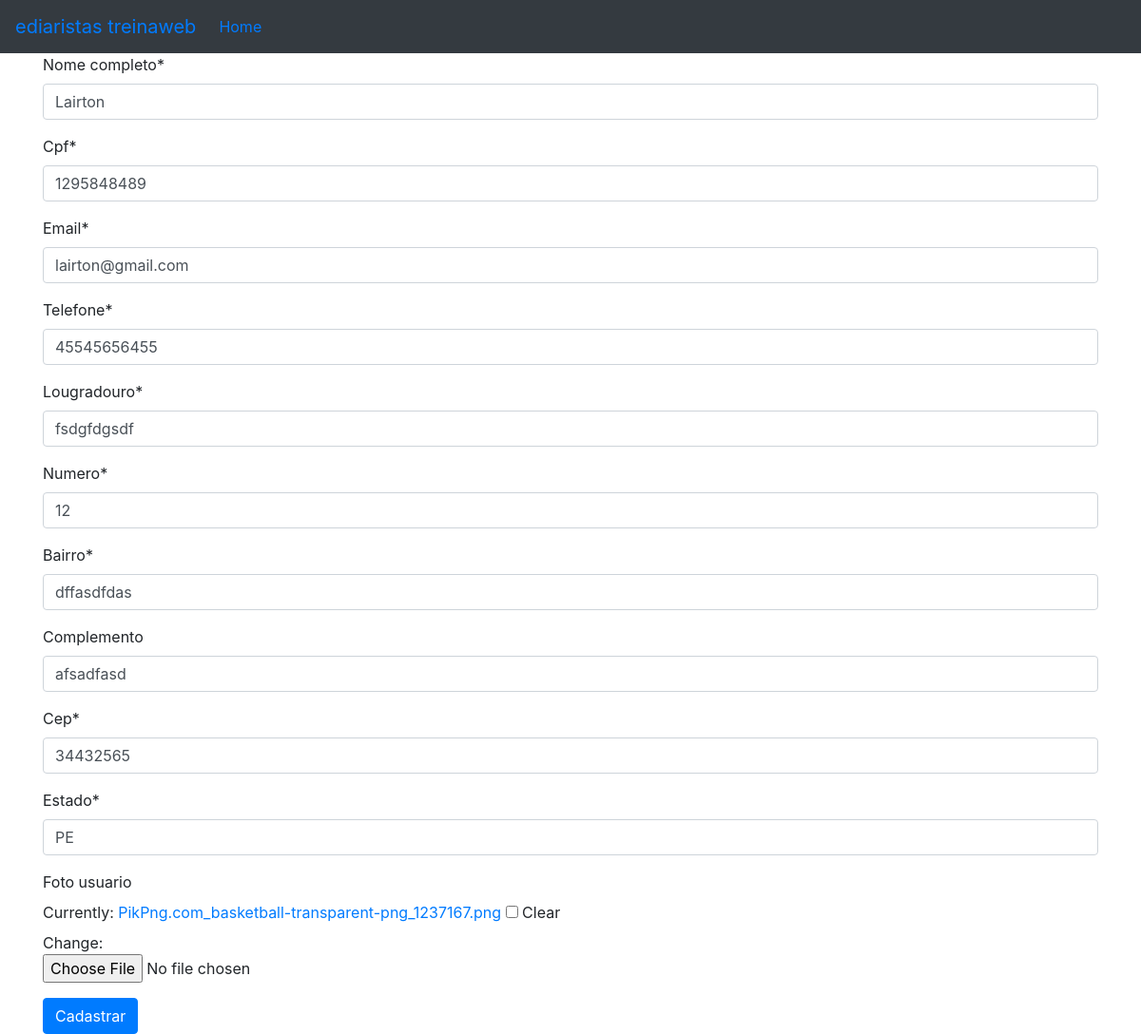
/web/editar_diarista/1, run on the app's committed database.
### web/models.py (models this page shows)
class Diarista(models.Model):
    nome_completo = models.CharField(max_length=100, null=False, blank=False)
    cpf = models.CharField(max_length=11, null=False, blank= False)
    email = models.EmailField(null=False, blank=False)
    telefone = models.CharField(max_length=11, null=False, blank=False)
    lougradouro = models.CharField(max_length=60, null=False, blank=False)
    numero = models.IntegerField(null=False, blank=False)
    bairro = models.CharField(max_length=30, null=False, blank=False)
    complemento = models.CharField(max_length=30, null=False, blank=True)
    cep = models.CharField(max_length=8, blank=False)
    estado = models.CharField(max_length=2, null=False, blank=False)
    codigo_ibge = models.IntegerField(null=False, blank=False)
    foto_usuario = models.ImageField(null=False, blank=True)
    objetos = models.Manager()

### web/views.py (the view)
# urls.py: path('editar_diarista/<int:diarista_id>', views.editar_diarista, name='editar_diarista'),
def editar_diarista(request, diarista_id):
    diarista = Diarista.objetos.get(id=diarista_id)
    if request.method == 'POST':
        form_diarista = diarista_form.DiaristaForm(request.POST or None, request.FILES, instance=diarista)
        if form_diarista.is_valid():
            form_diarista.save()
            return redirect('listar_diarista')
    else:
        form_diarista = diarista_form.DiaristaForm(instance=diarista)
    return render(request, 'form_diarista.html', {'form_diarista': form_diarista})

### web/forms/diarista_form.py (shortened to what this page needs)
class DiaristaForm(forms.ModelForm):
    cpf = forms.CharField(widget=forms.TextInput(attrs={'data-mask': "000.000.000-00"}))
    cep = forms.CharField(widget=forms.TextInput(attrs={'data-mask': "00000-000"}))
    telefone = forms.CharField(widget=forms.TextInput(attrs={'data-mask': "(00) 00000-0000"}))
    class Meta:
        model = Diarista
        exclude= ('codigo_ibge',)

### web/templates/form_diarista.html (shortened to what this page needs)
{% extends 'base.html' %}
{% load crispy_forms_tags %}
{% block conteudo %}
<form method="post" enctype="multipart/form-data">
    {{form_diarista|crispy}}
    <button type="submit" class="btn btn-primary">
        Cadastrar
    </button>
</form>
{% endblock conteudo %}

### data on the page
Diarista: nome_completo "Lairton", cpf "1295848489", email "lairton@gmail.com", telefone "45545656455", lougradouro "fsdgfdgsdf", numero "12", bairro "dffasdfdas", complemento "afsadfasd", cep "34432565", estado "PE"
